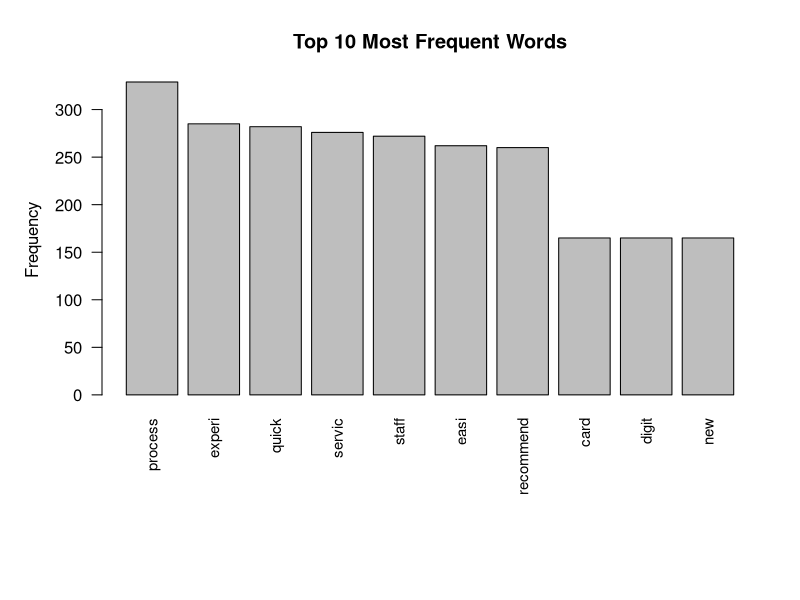
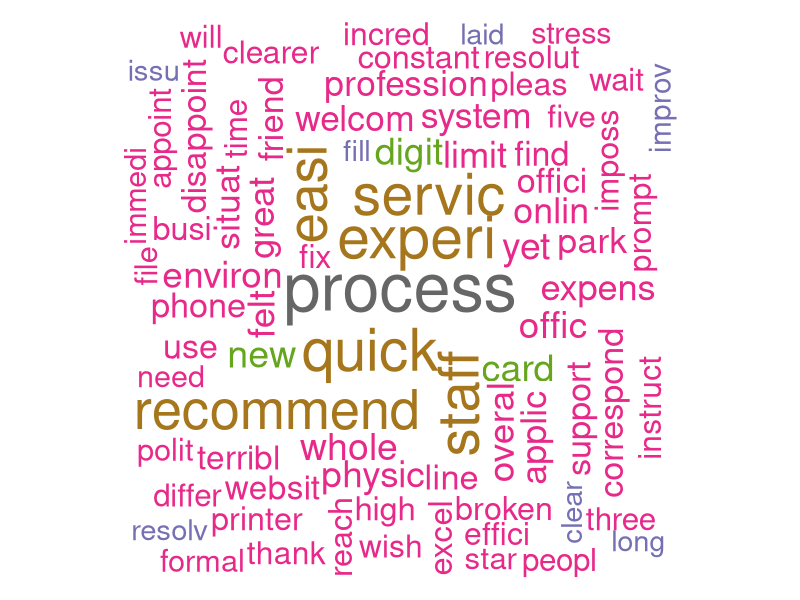
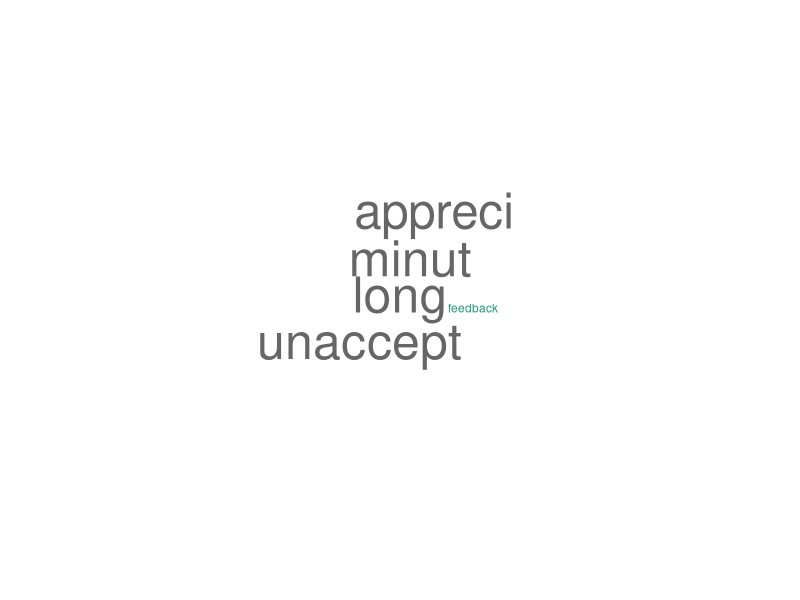

These figures' R source, in order:
# Packages allowed: tm, SnowballC, wordcloud, RColorBrewer

library(tm)
library(SnowballC)
library(wordcloud)
library(RColorBrewer)

# ---------- Part 1 ----------
setwd("C:/Users/sabad/OneDrive/Desktop/DM101/WordCloud_EXAM")  # adjust path as needed
feedback <- readLines("Feedback.txt.txt", encoding = "UTF-8", warn = FALSE)

feedback <- feedback[nchar(trimws(feedback)) > 0]

corpus <- VCorpus(VectorSource(feedback))

corpus <- tm_map(corpus, content_transformer(tolower))                   
corpus <- tm_map(corpus, removeNumbers)                                     
corpus <- tm_map(corpus, removePunctuation)                               
corpus <- tm_map(corpus, removeWords, stopwords("english"))                
corpus <- tm_map(corpus, stripWhitespace)                              
corpus <- tm_map(corpus, stemDocument, language = "english") 

# ---------- Part 2 ----------
tdm <- TermDocumentMatrix(corpus)
m <- as.matrix(tdm)
word_freq <- sort(rowSums(m), decreasing = TRUE)
df <- data.frame(word = names(word_freq), freq = word_freq)

top10 <- head(df, 10)
print("Top 10 Most Frequent Words:")
print(top10)

png("top10_freq.png", width = 800, height = 600)
par(mar = c(10,5,4,2) + 0.1)
barplot(height = top10$freq, names.arg = top10$word, las = 2,
        main = "Top 10 Most Frequent Words", ylab = "Frequency", cex.names = 0.9)
dev.off()

interpretation <- c(
  "Interpretation:",
  paste0("The top words (", paste(top10$word, collapse = ", "), ") highlight common themes in feedback."),
  "Many comments relate to staff, service quality, and wait times, indicating key customer concerns.",
  "Restaurant feedback emphasizes food and ambiance; government-office feedback emphasizes processes and efficiency.",
  "Insights from these frequent words can guide improvements in staff performance and queue management."
)
writeLines(interpretation, con = "interpretation.txt")

# ---------- Part 3 ----------
freq_for_wc <- df[df$freq >= 2, ]
if (nrow(freq_for_wc) < 1) freq_for_wc <- head(df, 50)

png("wordcloud_exam.png", width = 800, height = 600)
set.seed(1126)
pal <- brewer.pal(8, "Dark2")
wordcloud(words = freq_for_wc$word,
          freq = freq_for_wc$freq,
          min.freq = 2,
          max.words = 1000,
          random.order = FALSE,
          rot.per = 0.35,
          scale = c(4, 0.5),
          colors = pal)
dev.off()

# ---------- Part 4 ----------
df_rare <- df[df$freq == 1, ]
if (nrow(df_rare) >= 5) {
  df_rare <- head(df_rare, 5)
} else {
  df_rare <- tail(df, 5)
}

top5 <- head(df, 10)
print("Top 5 Rarest Words:")
print(top5)

png("wordcloud_rare.png", width = 800, height = 600)
set.seed(709)
wordcloud(words = df_rare$word,
          freq = df_rare$freq,
          min.freq = 1,
          max.words = 5,
          random.order = FALSE,
          rot.per = 0.1,
          scale = c(3, 0.7),
          colors = pal)
dev.off()

message("All outputs created: wordcloud_exam.png, wordcloud_rare.png, top10_freq.png, interpretation.txt")
